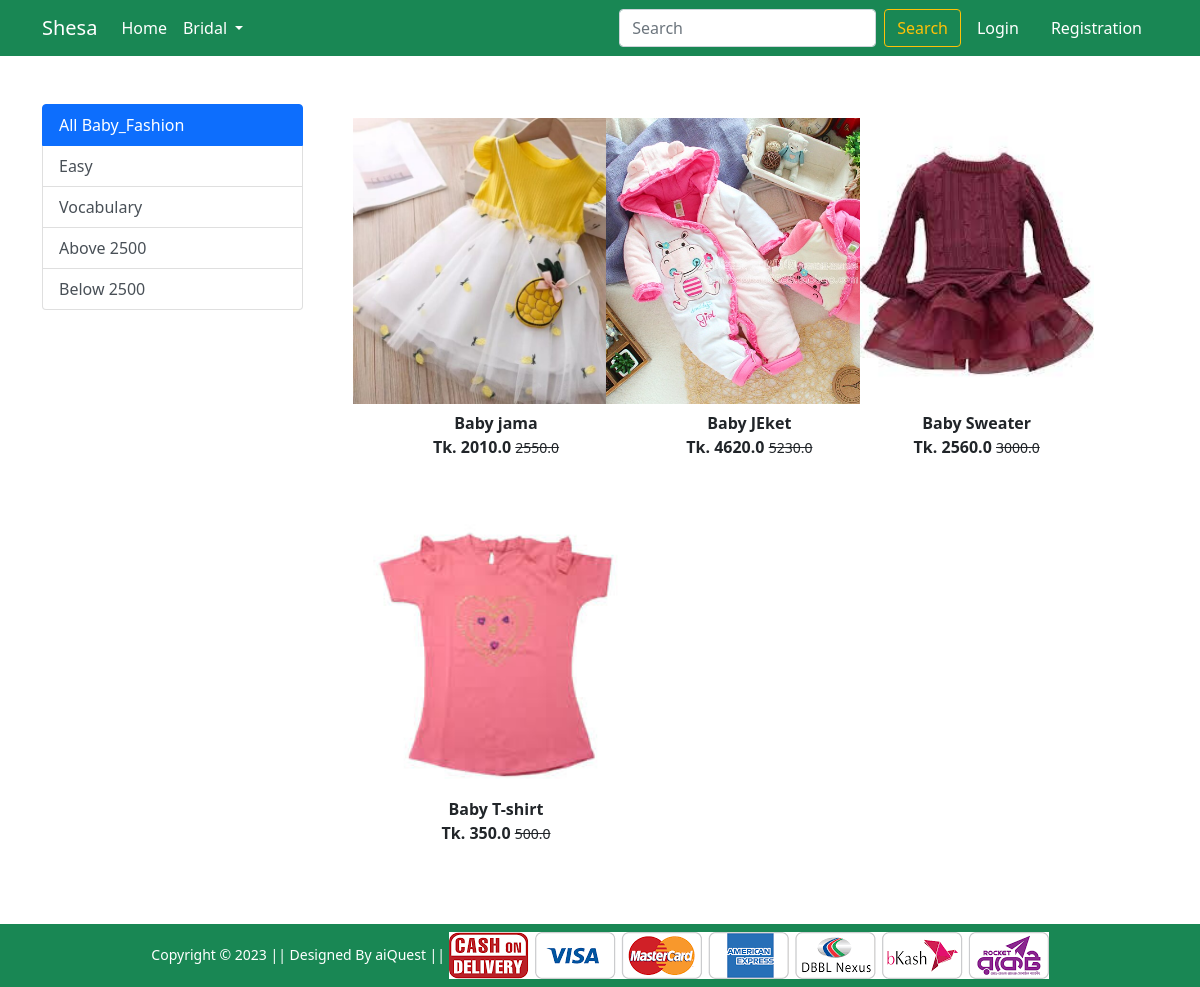
Screenshot of /baby_fashion/ with the database file from the repository.
### info/models.py (models this page shows, shortened)
class Product(models.Model):
    title = models.CharField(max_length=100)
    selling_price = models.FloatField()
    discounted_price = models.FloatField()
    descrition = models.TextField()
    brand = models.CharField(max_length=100)
    category = models.CharField(choices=CATEGORY_CHOICES, max_length=2)
    product_image = models.ImageField(upload_to='productimg')

### Shop/views.py (the view)
# urls.py: path('baby_fashion/', views.Baby_Fashion, name='baby_fashion'),
def Baby_Fashion(request, data = None):
     total_item=0
     if request.user.is_authenticated:
      total_item =len(Card.objects.filter(user=request.user))
     if data == None:
          baby_fashion = Product.objects.filter(category='BF')
     elif data == 'Easy'  or data == 'Vocabulary':
          baby_fashion = Product.objects.filter(category='BF').filter(brand=data)
     elif data == 'below':
          baby_fashion = Product.objects.filter(category='BF').filter(discounted_price__lte=2500)
     elif data == 'above':
          baby_fashion = Product.objects.filter(category='BF').filter(discounted_price__gte=2500)
     return render(request, 'Shop/baby_fashion.html', {'baby_fashion': baby_fashion, 'total_item':total_item})

### Shop/templates/Shop/baby_fashion.html (shortened to what this page needs)
{% extends 'Shop/base.html' %}
{% load static %}
{% block main-content %}
<div class="container my-5">
    <div class="row">
        <div class="col-sm-3">
            <div class="list-group">
                <a href="{% url 'baby_fashion' %}" class="list-group-item list-group-item-action active" aria-current="true">
                    All Baby_Fashion
                </a>
                <a href="{% url 'baby_fashionitems' 'Easy' %}" class="list-group-item list-group-item-action">Easy</a>
                <a href="{% url 'baby_fashionitems' 'Vocabulary' %}" class="list-group-item list-group-item-action">Vocabulary</a>
                <a href="{% url 'baby_fashionitems' 'above' %}" class="list-group-item list-group-item-action">Above 2500</a>
                <a href="{% url 'baby_fashionitems' 'below' %}" class="list-group-item list-group-item-action">Below 2500</a>
            </div>
        </div>
        <div class="col-sm-8">
            <div class="row">
                {% for product in baby_fashion %}
                <div class="col-sm-4 text-center mb-4">
                    <a href="{% url 'product-detail' product.id %}" class="btn">
                        <div class="item">
                            <img src="{{ product.product_image.url }}" alt="" height="300" class="btn">
                            <div class="fw-bold">{{ product.title }}</div>
                            <div class="fw-bold">Tk. {{product.discounted_price}} <small
                                    class="fw-light text-decoration-line-through">{{ product.selling_price }}</small>
                            </div>
                        </div>
                    </a>
                </div>
                {% endfor %}
            </div>
        </div>
    </div>
</div>
{% endblock main-content %}

### rows the page displays
Product: product_image (picture), title "Baby jama", discounted_price "2010.0", selling_price "2550.0"
Product: product_image (picture), title "Baby JEket", discounted_price "4620.0", selling_price "5230.0"
Product: product_image (picture), title "Baby Sweater", discounted_price "2560.0", selling_price "3000.0"
Product: product_image (picture), title "Baby T-shirt", discounted_price "350.0", selling_price "500.0"
